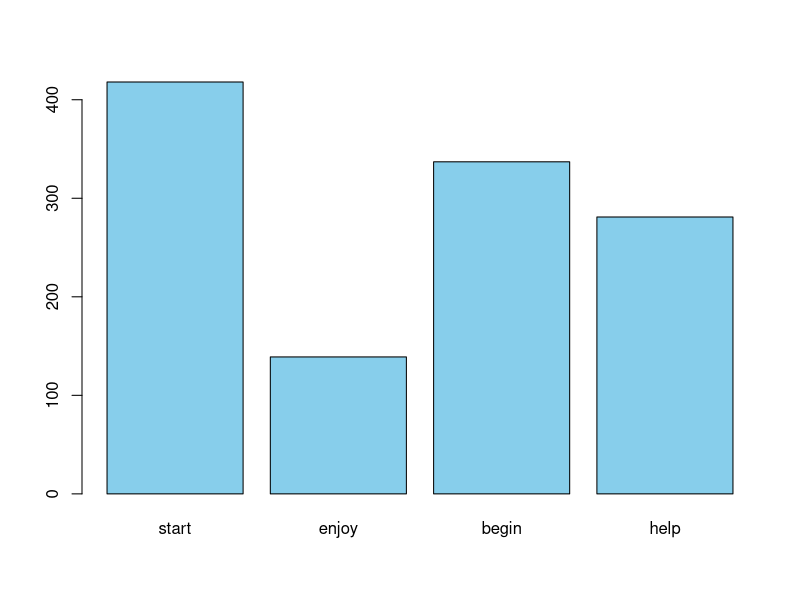
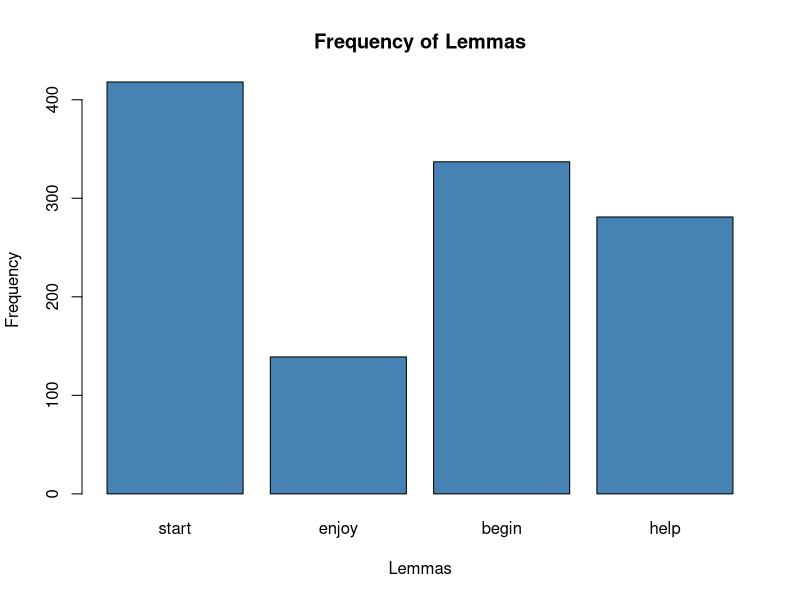

These charts were generated, in order, by the following R code:
## ---- chunk 1
lemma <- c("start", "enjoy", "begin", "help")
## ---- chunk 2
frequency <- c(418, 139, 337, 281)
## ---- chunk 3
barplot(frequency, names.arg = lemma, col = "skyblue")
## ---- chunk 4
barplot(frequency, names.arg = lemma, 
        main = "Frequency of Lemmas", # title
        xlab = "Lemmas",  # label for x-axis
        ylab = "Frequency", # label for y-axis
        col = "steelblue") # color
## ---- chunk 5
print(lemma)

print(frequency)
## ---- chunk 6
lemma[1]
## ---- chunk 7
frequency[3]
## ---- chunk 8
frequency[2:4]
## ---- chunk 9
#| code-fold: true
#| code-summary: "Solution:"

pp3 <- c("he", "she", "it", "him", "her", "they", "them")
## ---- chunk 10
    #| code-fold: true
    #| code-summary: "Solution:"

    print(pp3[4]) # or simply

    pp3[4]
## ---- chunk 11
    #| code-fold: true
    #| code-summary: "Solution:"

    pp3[3:5]
## ---- chunk 12
    #| code-fold: true
    #| code-summary: "Solution:"

    pp3
## ---- chunk 13
    #| code-fold: true
    #| code-summary: "Solution:"

    pp3[c(1, 3, 5)]
## ---- chunk 14
"they" %in% pp3
## ---- chunk 15
    #| code-fold: true
    #| code-summary: "Solution:"

    "him" %in% pp3 # TRUE
## ---- chunk 16
    #| code-fold: true
    #| code-summary: "Solution:"

    "you" %in% pp3 # FALSE
## ---- chunk 17
    #| code-fold: true
    #| code-summary: "Solution:"

    c("it", "them") %in% pp3 # TRUE TRUE
## ---- chunk 18
    #| code-fold: true
    #| code-summary: "Solution:"

    c("we", "us", "them") %in% pp3 # FALSE FALSE TRUE
## ---- chunk 19
which(pp3 == "they") # Note the two equal signs == !
## ---- chunk 20
#| code-fold: true
#| code-summary: "Solution:"

# "him"
which(pp3 == "it")

# "you"
which(pp3 == "them")

